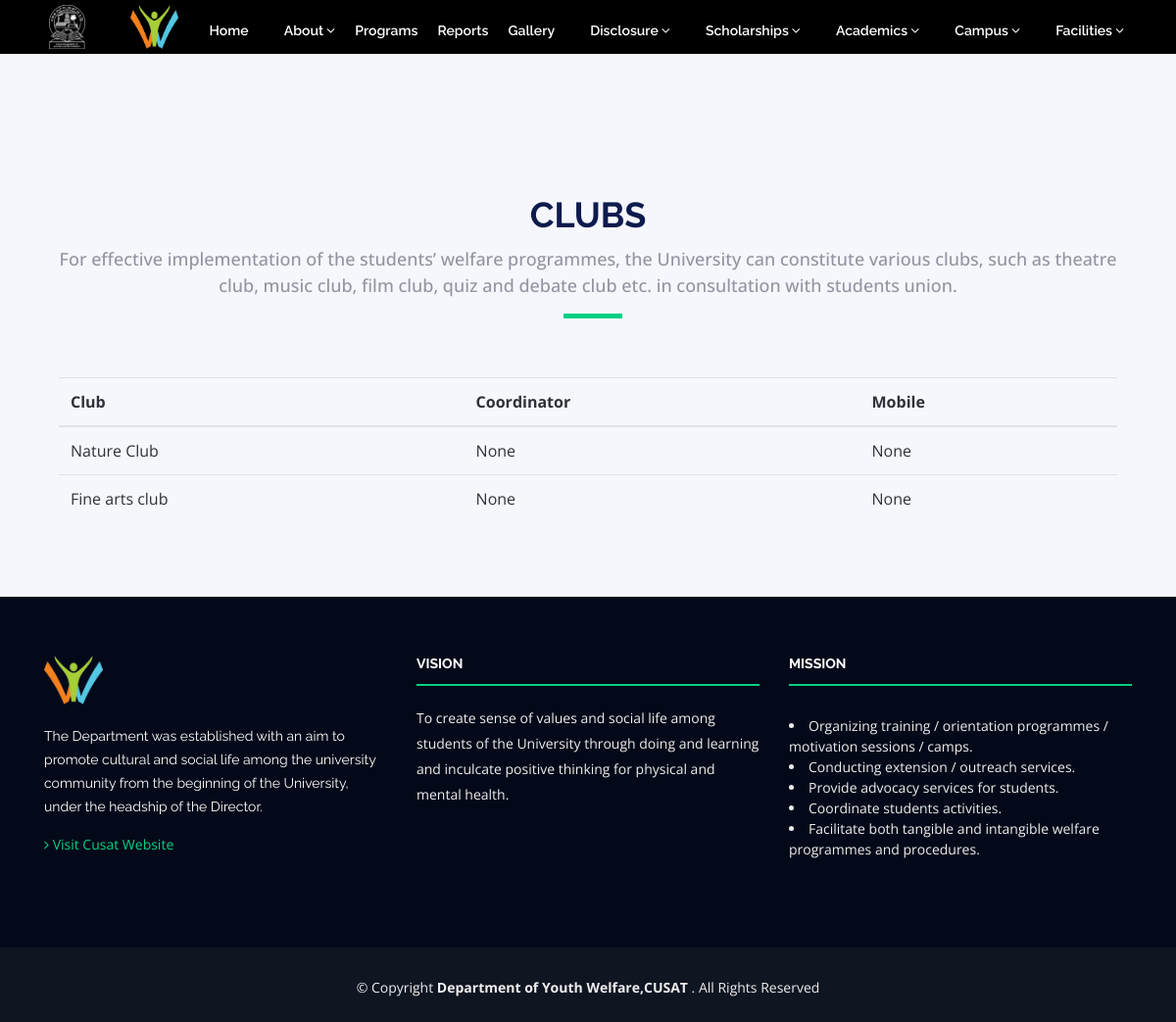
Page /clubs/ on the committed database.
### app/models.py (models this page shows, shortened)
class CampusClubs(models.Model):
    name = models.CharField(max_length=255, null=True, blank=True)
    coordinator = models.CharField(max_length=255, null=True, blank=True)
    mobile = models.CharField(max_length=255, null=True, blank=True)

### app/views.py (the view)
# urls.py: path('clubs/', campus_clubs, name='clubs'),
def campus_clubs(request):
    clubs = CampusClubs.objects.all()
    return render(request, 'app/campus/clubs.html', {'clubs': clubs})

### templates/app/campus/clubs.html
{% extends 'base.html' %}
{% load static %}
{% block content %}
    <section id="schedule" class="section-with-bg mt-5">
        <div class="container wow fadeInUp mt-5">
            <div class="section-header" style="margin-top: 70px">
                <h2>Clubs</h2>
                <p>For effective implementation of the students’ welfare programmes, the University can constitute various
                clubs, such as theatre club, music club, film club, quiz and debate club etc. in consultation with
                students union.</p>
            </div>
            <div class="container mt-4">
                <table class="table">
                    <thead>
                    <tr>
                        <th>Club</th>
                        <th>Coordinator</th>
                        <th>Mobile</th>
                    </tr>
                    </thead>
                    <tbody>
                    {% for club in clubs %}
                        <tr>
                            <td>{{ club.name }}</td>
                            <td>{{ club.coordinator }}</td>
                            <td>{{ club.mobile }}</td>
                        </tr>
                    {% endfor %}
                    </tbody>
                </table>
            </div>
        </div>
    </section>
{% endblock %}

### static/app/css/style.css (style rules this page uses)
body { background: #fff; color: #2f3138; font-family: "Open Sans", sans-serif; }
p { padding: 0; margin: 0 0 30px 0; }
h1, h2, h3, h4, h5, h6 { font-family: "Raleway", sans-serif; font-weight: 400; margin: 0 0 20px 0; padding: 0; color: #0e1b4d; }
.wow { visibility: hidden; }
.section-header { margin-bottom: 60px; position: relative; padding-bottom: 20px; display: flex; flex-direction: column; align-items: center; justify-content: center; margin-top: 90px !important; }
.section-header::before { content: ''; position: absolute; display: block; width: 60px; height: 5px; background: #00d084; bottom: 0; left: calc(50% - 25px); }
.section-header h2 { font-size: 36px; text-transform: uppercase; text-align: center; font-weight: 700; margin-bottom: 10px; }
.section-header p { text-align: center; padding: 0; margin: 0; font-size: 18px; font-weight: 500; color: #9195a2; }
.section-with-bg { background-color: #f6f7fd; }
#schedule { padding: 60px 0 60px 0; }

### rows in the picture
CampusClubs: name "Nature Club", coordinator "None", mobile "None"
CampusClubs: name "Fine arts club", coordinator "None", mobile "None"
